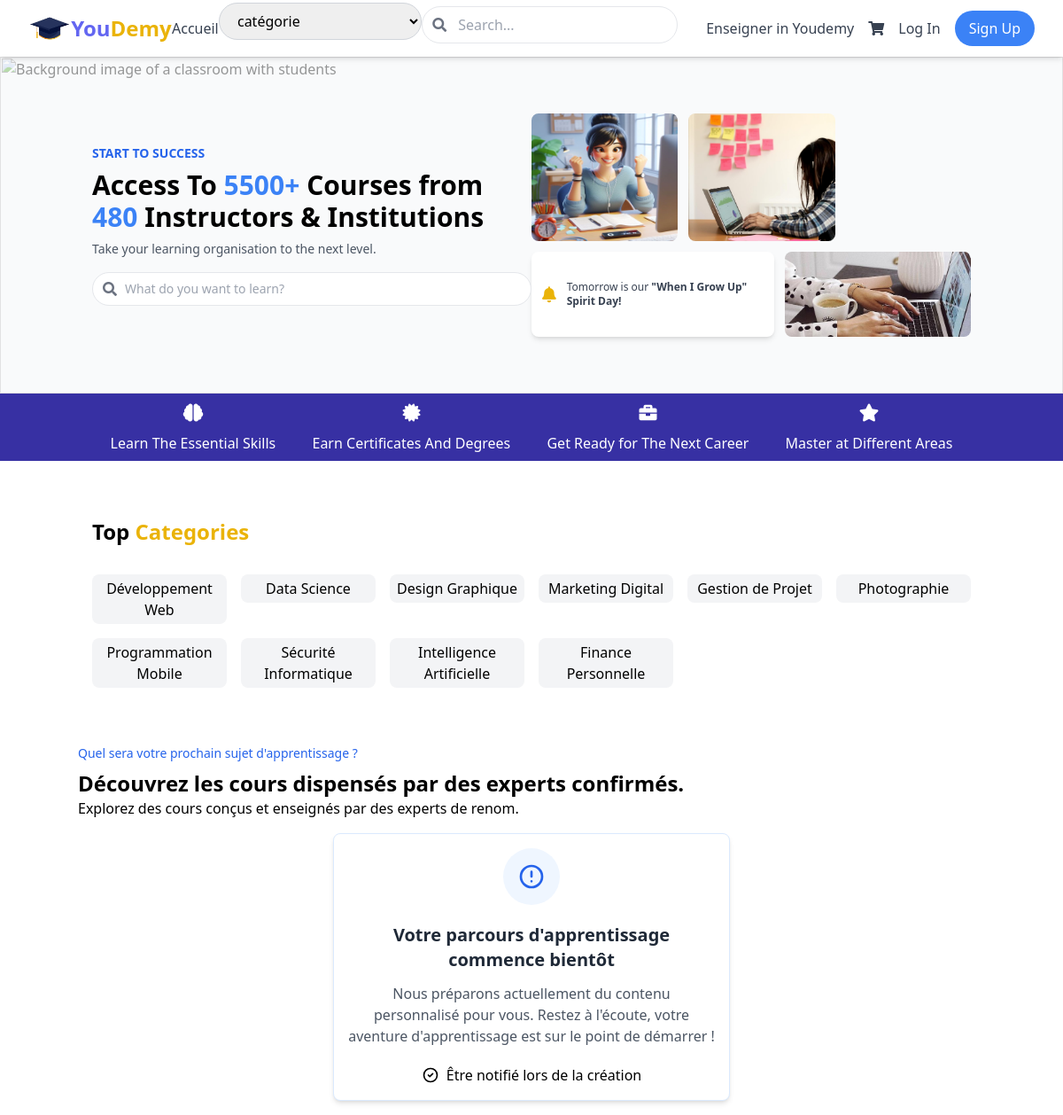
Page /pages/home.php on the earlier database version.
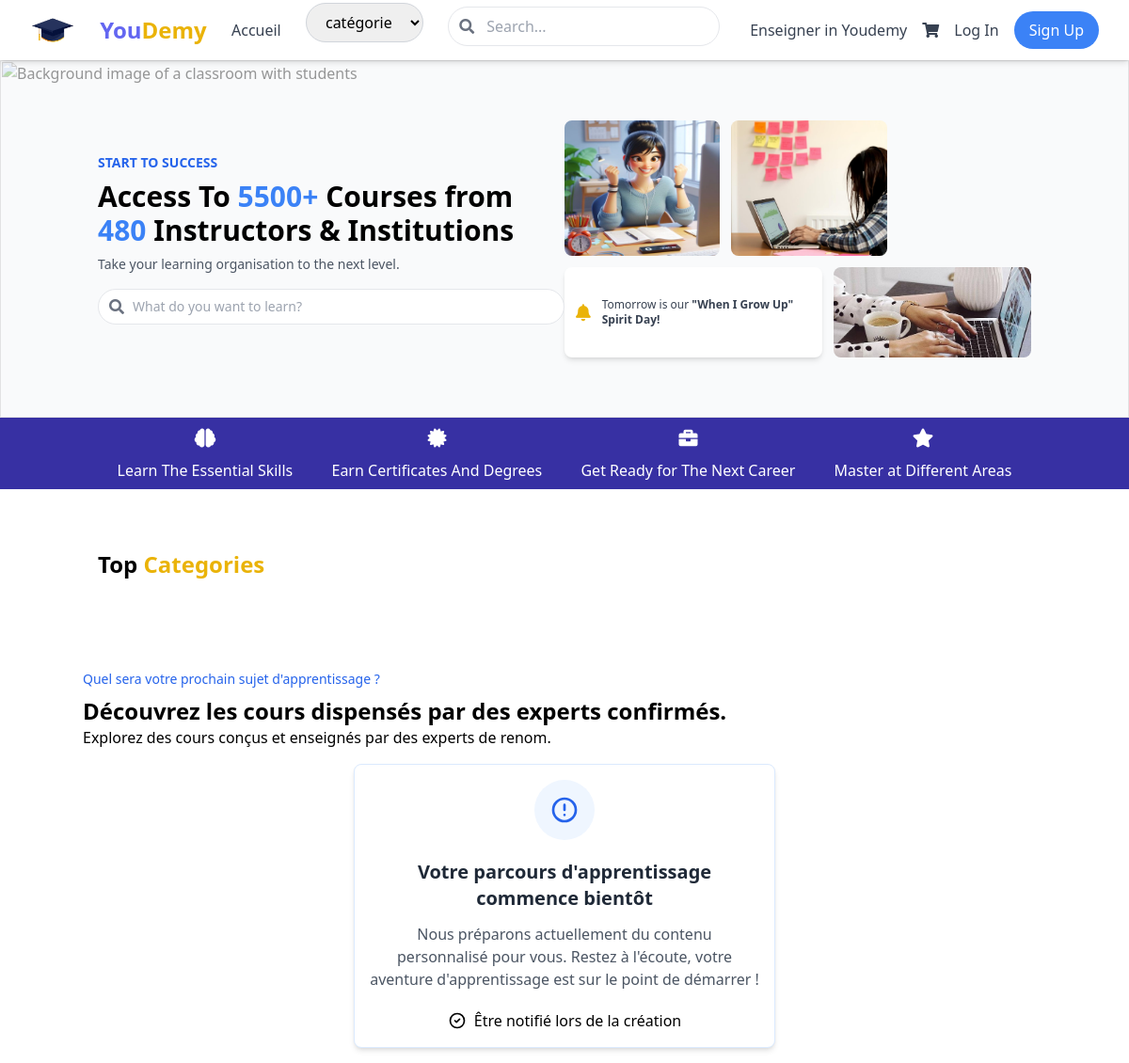
Same page on the later database version.
### tables this page shows
CREATE TABLE IF NOT EXISTS `categories` (
  `id_categorie` int NOT NULL AUTO_INCREMENT,
  `name` varchar(255) NOT NULL,
  `created_at` datetime DEFAULT CURRENT_TIMESTAMP,
  `archived` tinyint(1) DEFAULT '0',
  `description` varchar(255) DEFAULT NULL,
  PRIMARY KEY (`id_categorie`)
);

### config/Session.php (called while the page is built, shortened)
<?php
class Session {
    public static function exists($key) {
        return isset($_SESSION[$key]);
    }
    public static function isLoggedIn() {
        return self::exists('logged_in') && self::get('logged_in') === true;
    }
}
?>

### autoloader.php (called while the page is built, shortened)
<?php
spl_autoload_register(function ($class) {
    $file = __DIR__ . '/' . str_replace('\\', '/', $class) . '.php';
});

### config/DataBase.php (called while the page is built, shortened)
<?php
class Database
{
    private $connection;
    private static $instance = null;
    private $host = 'localhost';
    private $dbname = 'youdemy_croise';
    private $username = 'root';
    private $password = '';
    private function __construct()
    {
        try {
            $this->connection = new PDO("mysql:host=$this->host;dbname=$this->dbname", $this->username, $this->password );
            $this->connection->setAttribute(PDO::ATTR_ERRMODE, PDO::ERRMODE_EXCEPTION);
        } catch (PDOException $e) {
           die("Erreur de connexion à la base de données : " . $e->getMessage());
            exit();
        }
    }
    public static function getInstance()
    {
        if (self::$instance === null) {
            self::$instance = new self();
        }
        return self::$instance;
    }
    public function getConnection()
    {
        return $this->connection;
    }
}

### config/DataBaseManager.php (called while the page is built, shortened)
<?php
class DataBaseManager
{
    private PDO $connection;
    public function __construct()
    {
        $db = Database::getInstance();
        $this->connection = $db->getConnection();
    }
    public function selectAll(string $table): array |bool
    {
        $query = "SELECT * FROM $table where archived = 0  ";
        $stmt = $this->connection->prepare($query);
        if ($stmt->execute()) {
            return $stmt->fetchAll(PDO::FETCH_OBJ);
        } else {
            return false;
        }
    }
}

### classes/Categorie.php (called while the page is built, shortened)
<?php
class Categorie {
public function __construct(?DataBaseManager $db , ?int $id_categorie=0 , ?string $name=null , ?string $description=null  , ?int $archived=null)
{
    $this->id_categorie=$id_categorie;
    $this->name = $name ;
}
public function __get($att) {
    return $this->$att;
}
public static function getAll(DataBaseManager $db): array {
    $results = $db->selectAll("categories");
    $categories = [];
    if ($results) {
        foreach ($results as $result) {
            $categories[] = new Categorie(null, $result->id_categorie, $result->name, $result->description, $result->archived);
        }
    }
    return $categories;
}
}

### pages/home.php (the view, shortened to what this page needs)
<?php
require_once $_SERVER['DOCUMENT_ROOT'] . '/youdemy/autoloader.php';
try {
    $dbManager = new DataBaseManager();
    $courses = Course::getall($dbManager);
} catch (Exception $e) {
    error_log($e->getMessage());
    $courses = [];
}
?>
<?php require('include/navbar.php') ?>
<section class="relative bg-gray-50 py-16 mt-16">
    <div class="relative container mx-auto px-4 flex flex-col lg:flex-row items-center">
        <div class="lg:w-1/2">
            <h2 class="text-blue-600 text-sm font-semibold">
                START TO SUCCESS
            </h2>
            <h1 class="text-3xl font-bold mt-2">
                Access To
                <span class="text-blue-500">
                    5500+
                </span>
                Courses from
                <span class="text-blue-500">
                    480
                </span>
                Instructors &amp; Institutions
            </h1>
            <p class="text-gray-600 mt-2 text-sm">
                Take your learning organisation to the next level.
            </p>
            <div class="relative mt-4">
                <input class="w-full border rounded-full py-2 px-3 pl-9 text-sm" placeholder="What do you want to learn?" type="text" />
                <i class="fas fa-search absolute left-3 top-1/2 transform -translate-y-1/2 text-gray-500"></i>
            </div>
        </div>
        <div class="lg:w-1/2 mt-6 lg:mt-0 flex flex-col space-y-3">
            <div class="flex space-x-3">
                <img alt="Two people discussing" class="w-1/3 rounded-lg h-36 object-content" src="uploads/avatar16.jpg" />
                <img alt="Woman working on laptop" class="w-1/3 rounded-lg h-36 object-cover" src="uploads/2.jpg" />
            </div>
            <div class="flex space-x-3">
                <div class="bg-white shadow-md rounded-lg p-3 flex items-center">
                    <i class="fas fa-bell text-yellow-500 text-lg"></i>
                    <div class="ml-3">
                        <p class="text-gray-700 text-xs">
                            Tomorrow is our
                            <span class="font-bold">
                                "When I Grow Up" Spirit Day!
                            </span>
                        </p>
                    </div>
                </div>
                <img alt="Woman studying" class="w-1/2 rounded-lg h-24 object-cover" src="uploads/3.jpg" />
            </div>
        </div>
    </div>
</section>
<section class="bg-indigo-800 py-2">
    <div class="container mx-auto px-4 flex flex-wrap justify-around text-white">
        <div class="flex flex-col items-center space-y-2">
            <i class="fas fa-brain text-xl">
            </i>
            <p class="text-center">
                Learn The Essential Skills
            </p>
        </div>
        <div class="flex flex-col items-center space-y-2">
            <i class="fas fa-certificate text-xl">
            </i>
            <p class="text-center">
                Earn Certificates And Degrees
            </p>
        </div>
        <div class="flex flex-col items-center space-y-2">
            <i class="fas fa-briefcase text-xl">
            </i>
            <p class="text-center">
                Get Ready for The Next Career
            </p>
        </div>
        <div class="flex flex-col items-center space-y-2">
            <i class="fas fa-star text-xl">
            </i>
            <p class="text-center">
                Master at Different Areas
            </p>
        </div>
    </div>
</section>
<section class="bg-white py-16">
    <div class="container mx-auto px-4">
        <h2 class="text-2xl font-bold mb-8">
            Top
            <span class="text-yellow-500">
                Categories
            </span>
        </h2>
        <div class="grid grid-cols-2 md:grid-cols-4 lg:grid-cols-6 gap-4">
            <?php
            $categories = Categorie::getAll($dbManager);
            foreach ($categories as $categorie):
            ?><a href="http://localhost/youdemy/pages/searchResult.php?id_categorie=<?= htmlspecialchars($categorie->id_categorie) ?>">
                    <div class="bg-gray-100 p-1 rounded-lg text-center">
                        <?= htmlspecialchars($categorie->name) ?>
                    </div>
                </a>
            <?php endforeach; ?>
        </div>
    </div>
</section>
<section>
    <div class="container mx-auto">
        <a class="text-blue-600 text-sm" href="#">
            Quel sera votre prochain sujet d'apprentissage ?
        </a>
        <h1 class="text-2xl font-bold mt-2">
            Découvrez les cours dispensés par des experts confirmés.
        </h1>
        <p>
            Explorez des cours conçus et enseignés par des experts de renom.
        </p>
        <?php require('include/cards.php') ?>
    </div>
</section>
</body>
</html>

### pages/include/navbar.php (shortened to what this page needs)
<?php
require_once $_SERVER['DOCUMENT_ROOT'] . '/youdemy/autoloader.php';
?>
<html lang="en">
<head>
    <script src="https://cdn.tailwindcss.com">
    </script>
    <link href="https://cdnjs.cloudflare.com/ajax/libs/font-awesome/5.15.3/css/all.min.css" rel="stylesheet" />
</head>
<body class="font-sans antialiased">
    <nav class="w-full bg-white shadow-md fixed w-full z-10 top-0">
    <div class="max-w-7xl mx-auto px-4 sm:px-6 lg:px-8">
    <div class="flex items-center justify-between h-16">
                <img alt="youdemy" class="h-12" src="../src/images/logo.png" />
                <div class="flex items-center">
                    <h2 class="text-2xl text-indigo-500 font-bold ">
                        You<span class="text-yellow-500">Demy</span>
                    </h2>
                </div>
                <a class="text-gray-700" href="home.php">
                    Accueil
                </a>
                <form action="http://localhost/youdemy/pages/searchResult.php"  method="GET">
                <select
                        id="id_categorie"
                        name="id_categorie"
                        onchange="this.form.submit()"
                        class="w-full px-4 py-2 border border-gray-300 rounded-full focus:outline-none focus:ring-2 focus:ring-blue-500">
                        <option value="">catégorie</option>
                    </select>
                </form>
            <div class="flex items-center  text-center justify-between space-x-8">
                <div class="mt-2">
                    <form action="http://localhost/youdemy/pages/searchResult.php" method="post">
                        <div class="relative">
                            <input
                                type="text"
                                name="search"
                                class="border rounded-full py-2 px-4 pl-10"
                                placeholder="Search...">
                            <i class="fas fa-search absolute left-3 top-1/2 transform -translate-y-1/2 text-gray-500"></i>
                        </div>
                    </form>
                </div>
                <div class="flex items-center space-x-4 relative">
                    <?php if (!Session::isLoggedIn()) : ?>
                        <nav class="flex items-center space-x-4">
                            <a class="text-gray-700 hover:text-gray-900" href="#">
                                Enseigner in Youdemy
                            </a>
                            <a class="text-gray-700 hover:text-gray-900" href="#">
                                <i class="fas fa-shopping-cart"></i>
                            </a>
                            <a class="text-gray-700 hover:text-gray-900" href="auth/login.php">
                                Log In
                            </a>
                            <a class="bg-blue-500 text-white py-2 px-4 rounded-full hover:bg-blue-600 transition" href="auth/register.php">
                                Sign Up
                            </a>
                        </nav>
                    <?php endif; ?>
                </div>
            </div>
        </div>
    </nav>

### pages/include/cards.php (shortened to what this page needs)
<?php
if (empty($courses)): ?>
    <div class="m-4 bg-white border border-blue-100 rounded-lg shadow-md mt-4 p-4 text-center space-y-5 max-w-md mx-auto">
        <div class="bg-blue-50 rounded-full w-16 h-16 flex items-center justify-center mx-auto mb-4">
            <svg class="w-8 h-8 text-blue-600" fill="none" stroke="currentColor" viewBox="0 0 24 24" xmlns="http://www.w3.org/2000/svg">
                <path stroke-linecap="round" stroke-linejoin="round" stroke-width="2" d="M12 8v4m0 4h.01M21 12a9 9 0 11-18 0 9 9 0 0118 0z"></path>
            </svg>
        </div>
        <div>
            <h3 class="text-xl font-semibold text-gray-800 mb-3">
                Votre parcours d'apprentissage commence bientôt
            </h3>
            <p class="text-gray-600 mb-5">
                Nous préparons actuellement du contenu personnalisé pour vous.
                Restez à l'écoute, votre aventure d'apprentissage est sur le point de démarrer !
            </p>
        </div>
        <div class="flex items-center justify-center">
            <svg class="w-5 h-5 mr-2" fill="none" stroke="currentColor" viewBox="0 0 24 24" xmlns="http://www.w3.org/2000/svg">
                <path stroke-linecap="round" stroke-linejoin="round" stroke-width="2" d="M9 12l2 2 4-4m6 2a9 9 0 11-18 0 9 9 0 0118 0z"></path>
            </svg>
            Être notifié lors de la création
        </div>
    </div>
<?php endif; ?>

Differences in the rows shown:
removed categories: name "Développement Web"
removed categories: name "Data Science"
removed categories: name "Design Graphique"
removed categories: name "Marketing Digital"
removed categories: name "Gestion de Projet"
removed categories: name "Photographie"
removed categories: name "Programmation Mobile"
removed categories: name "Sécurité Informatique"
removed categories: name "Intelligence Artificielle"
removed categories: name "Finance Personnelle"
